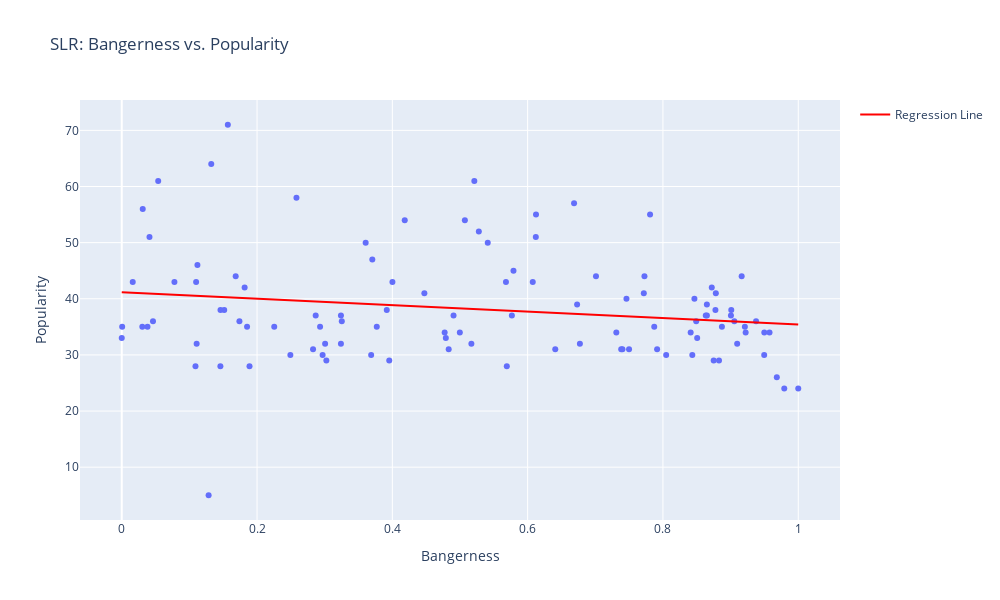

This figure's notebook cell:
### Markdown cell above
The analysis below shows a slight decline in popularity as the "Bangerness" score increases. Although the Mean Squared Error of 87.35 suggests a high level of prediction error, the overall trend still offers useful insight. It indicates that tracks with higher "Bangerness" don’t always become more popular. This aligns with my hunch that Spotify is often used for background music, which might explain why more energetic or demanding tracks aren’t as popular. (Can you imagine something like **[Phloam](https://www.youtube.com/watch?v=k034En2FVoo)** being featured in a playlist called "10 Tracks to Study and Focus On a Rainy Day"?)

### Code cell
# Reshape data for SLR
X = df_sorted_unique[['Bangerness']].values.reshape(-1, 1)
y = df_sorted_unique['Popularity'].values

# Perform SLR
model = LinearRegression()
model.fit(X, y)
y_pred = model.predict(X)

# Create a DataFrame for plotting
df_plot = pd.DataFrame({
    'Bangerness': X.flatten(),
    'Popularity': y,
    'Predicted Popularity': y_pred,
    'Track Name': df_sorted_unique['Track Name']  # Assuming 'Track Name' is available
})

# Plot with Plotly
import plotly.express as px

fig = px.scatter(df_plot,
                 x='Bangerness',
                 y='Popularity',
                 title='SLR: Bangerness vs. Popularity',
                 hover_data={'Bangerness': True, 'Popularity': True, 'Track Name': True})

fig.add_scatter(x=df_plot['Bangerness'],
                y=df_plot['Predicted Popularity'],
                mode='lines',
                line=dict(color='red', width=2),
                name='Regression Line')

fig.update_layout(
    width=1000,
    height=600,
    xaxis_title='Bangerness',
    yaxis_title='Popularity'
)

fig.show()

# Print SLR results
print(f"Coefficient (Slope): {model.coef_[0]}")
print(f"Intercept: {model.intercept_}")
print(f"Mean Squared Error (MSE): {np.mean((y_pred - y) ** 2)}")

### Figure 1 — Plotly figure (JSON) as saved in the notebook; plotly's stock layout.template omitted (floating-point values rounded to 4 significant figures)
{"data": [{"customdata": [["Flap Head - Cr7E Version"], ["Phloam - Cr7E Version"], ["Digeridoo - Cr7E Version, Live In Cornwall"], ["Carn Marth"], ["CIRCLONT14 [152.97][shrymoming mix]"], ["Isoprophlex - 2022 Remaster"], ["s950tx16wasr10 [163.97][earth portal mix]"], ["PAPAT4 [155][pineal mix]"], ["54 Cymru Beats"], ["Vordhosbn"], ["Afx237 v.7"], ["CIRCLONT6A [141.98][syrobonkus mix]"], ["Cornish Acid"], ["Omgyjya-Switch7"], ["To Cure A Weakling Child"], ["Start As You Mean To Go On"], ["Cock/ver10"], ["Mt Saint Michel + Saint Michaels Mount"], ["Ventolin - Video Edit"], ["minipops 67 [120.2][source field mix]"], ["Yellow Calx"], ["XMAS_EVET10 [120][thanaton3 mix]"], ["Bucephalus Bouncing Ball [Chosen by Warp co-founder Steve Beckett]"], ["Meltphace 6"], ["4 bit 9d api+e+6 [126.26]"], ["Acrid Avid Jam Shred"], ["Come On You Slags"], ["syro u473t8+e [141.98][piezoluminescence mix]"], ["Ziggomatic 17"], ["Wax The Nip"], ["Peek 82454201"], ["180db_ [130]"], ["Green Calx"], ["Hedphelym"], ["Icct Hedral"], ["produk 29 [101]"], ["#15"], ["Taking Control"], ["Cow Cud Is A Twin"], ["Ptolemy"], ["Logan Rock Witch"], ["Girl/Boy Song"], ["Flim"], ["Funny Little Man"], ["Alberto Balsalm"], ["Fingerbib"], ["Bbydhyonchord"], ["We Are the Music Makers"], ["Kladfvgbung Mischk"], ["Wet Tip Hen Ax"], ["Schottkey 7th Path"], ["Heliosphan"], ["IZ-US"], ["Xtal"], ["Orban Eq Trx 4"], ["Pulsewidth"], ["Hy A Scullyas Lyf Adhagrow"], ["Mookid"], ["#12"], ["The Waxen Pith"], ["fz pseudotimestretch+e+3 [138.85]"], ["Delphium"], ["Ageispolis"], ["Actium"], ["Prep Gwarek 36"], ["Goon Gumpas"], ["Kesson Dalek"], ["Jynweythek"], ["#16"], ["Tha"], ["Btoum-Roumada"], ["Lornaderek"], ["Ruglen Holon"], ["Beskhu3epnm"], ["Gwarek2"], ["#24"], ["#19"], ["#4"], ["#18"], ["aisatsana [102]"], ["Father"], ["#8"], ["Next Heap With"], ["#9"], ["#17"], ["Gwely Mernans"], ["#1"], ["QKThr"], ["Strotha Tynhe"], ["#2"], ["#22"], ["Avril 14th"], ["Bit 4"], ["Nanou2"], ["#21"], ["Petiatil Cx Htdui"], ["#23"], ["#13"], ["#3"], ["#5"], ["#20"], ["#6"], ["I"], ["#11"], ["#7"], ["#14"], ["#10"]], "hovertemplate": "Bangerness=%{x}<br>Popularity=%{y}<br>Track Name=%{customdata[0]}<extra></extra>", "legendgroup": "", "marker": {"color": "#636efa", "symbol": "circle"}, "mode": "markers", "name": "", "orientation": "v", "showlegend": false, "type": "scatter", "x": [1, 0.9794, 0.9683, 0.9575, 0.9498, 0.9497, 0.9376, 0.9223, 0.9211, 0.9163, 0.9097, 0.9055, 0.901, 0.9005, 0.8872, 0.8829, 0.8782, 0.8776, 0.875, 0.8722, 0.865, 0.8649, 0.8633, 0.8506, 0.8492, 0.8465, 0.8434, 0.841, 0.8048, 0.7914, 0.7871, 0.781, 0.7727, 0.7717, 0.7499, 0.7461, 0.7402, 0.7383, 0.7311, 0.701, 0.6772, 0.6731, 0.6686, 0.6408, 0.6123, 0.6121, 0.6075, 0.5791, 0.5767, 0.5692, 0.5679, 0.541, 0.5278, 0.5212, 0.5168, 0.5072, 0.4998, 0.4905, 0.4833, 0.4791, 0.4773, 0.4473, 0.4183, 0.4001, 0.3954, 0.3917, 0.377, 0.3704, 0.3687, 0.3605, 0.3253, 0.324, 0.324, 0.3024, 0.3006, 0.2969, 0.2932, 0.2867, 0.2828, 0.2583, 0.2492, 0.2254, 0.1889, 0.1852, 0.1817, 0.1739, 0.1684, 0.1568, 0.1515, 0.146, 0.1458, 0.1323, 0.1284, 0.1119, 0.1107, 0.1099, 0.109, 0.07787, 0.05387, 0.04618, 0.04101, 0.03804, 0.03102, 0.03039, 0.01623, 0.0006283, 0], "xaxis": "x", "y": [24, 24, 26, 34, 34, 30, 36, 34, 35, 44, 32, 36, 38, 37, 35, 29, 41, 38, 29, 42, 37, 39, 37, 33, 36, 40, 30, 34, 30, 31, 35, 55, 44, 41, 31, 40, 31, 31, 34, 44, 32, 39, 57, 31, 55, 51, 43, 45, 37, 28, 43, 50, 52, 61, 32, 54, 34, 37, 31, 33, 34, 41, 54, 43, 29, 38, 35, 47, 30, 50, 36, 37, 32, 29, 32, 30, 35, 37, 31, 58, 30, 35, 28, 35, 42, 36, 44, 71, 38, 38, 28, 64, 5, 46, 32, 43, 28, 43, 61, 36, 51, 35, 56, 35, 43, 35, 33], "yaxis": "y"}, {"line": {"color": "red", "width": 2}, "mode": "lines", "name": "Regression Line", "type": "scatter", "x": [1, 0.9794, 0.9683, 0.9575, 0.9498, 0.9497, 0.9376, 0.9223, 0.9211, 0.9163, 0.9097, 0.9055, 0.901, 0.9005, 0.8872, 0.8829, 0.8782, 0.8776, 0.875, 0.8722, 0.865, 0.8649, 0.8633, 0.8506, 0.8492, 0.8465, 0.8434, 0.841, 0.8048, 0.7914, 0.7871, 0.781, 0.7727, 0.7717, 0.7499, 0.7461, 0.7402, 0.7383, 0.7311, 0.701, 0.6772, 0.6731, 0.6686, 0.6408, 0.6123, 0.6121, 0.6075, 0.5791, 0.5767, 0.5692, 0.5679, 0.541, 0.5278, 0.5212, 0.5168, 0.5072, 0.4998, 0.4905, 0.4833, 0.4791, 0.4773, 0.4473, 0.4183, 0.4001, 0.3954, 0.3917, 0.377, 0.3704, 0.3687, 0.3605, 0.3253, 0.324, 0.324, 0.3024, 0.3006, 0.2969, 0.2932, 0.2867, 0.2828, 0.2583, 0.2492, 0.2254, 0.1889, 0.1852, 0.1817, 0.1739, 0.1684, 0.1568, 0.1515, 0.146, 0.1458, 0.1323, 0.1284, 0.1119, 0.1107, 0.1099, 0.109, 0.07787, 0.05387, 0.04618, 0.04101, 0.03804, 0.03102, 0.03039, 0.01623, 0.0006283, 0], "y": [35.42, 35.54, 35.6, 35.66, 35.71, 35.71, 35.78, 35.87, 35.87, 35.9, 35.94, 35.96, 35.99, 35.99, 36.07, 36.09, 36.12, 36.12, 36.14, 36.15, 36.2, 36.2, 36.2, 36.28, 36.29, 36.3, 36.32, 36.33, 36.54, 36.62, 36.64, 36.68, 36.73, 36.73, 36.86, 36.88, 36.91, 36.92, 36.97, 37.14, 37.28, 37.3, 37.33, 37.49, 37.65, 37.65, 37.68, 37.84, 37.85, 37.9, 37.9, 38.06, 38.14, 38.17, 38.2, 38.25, 38.3, 38.35, 38.39, 38.42, 38.43, 38.6, 38.77, 38.87, 38.9, 38.92, 39.0, 39.04, 39.05, 39.1, 39.3, 39.31, 39.31, 39.43, 39.44, 39.46, 39.49, 39.52, 39.55, 39.69, 39.74, 39.88, 40.09, 40.11, 40.13, 40.17, 40.2, 40.27, 40.3, 40.33, 40.33, 40.41, 40.43, 40.53, 40.54, 40.54, 40.55, 40.72, 40.86, 40.91, 40.94, 40.95, 40.99, 41.0, 41.08, 41.17, 41.17]}], "layout": {"height": 600, "legend": {"tracegroupgap": 0}, "title": {"text": "SLR: Bangerness vs. Popularity"}, "width": 1000, "xaxis": {"anchor": "y", "autorange": true, "domain": [0, 1], "range": [-0.06177, 1.062], "title": {"text": "Bangerness"}, "type": "linear"}, "yaxis": {"anchor": "x", "autorange": true, "domain": [0, 1], "range": [0.5911, 75.41], "title": {"text": "Popularity"}, "type": "linear"}}}
